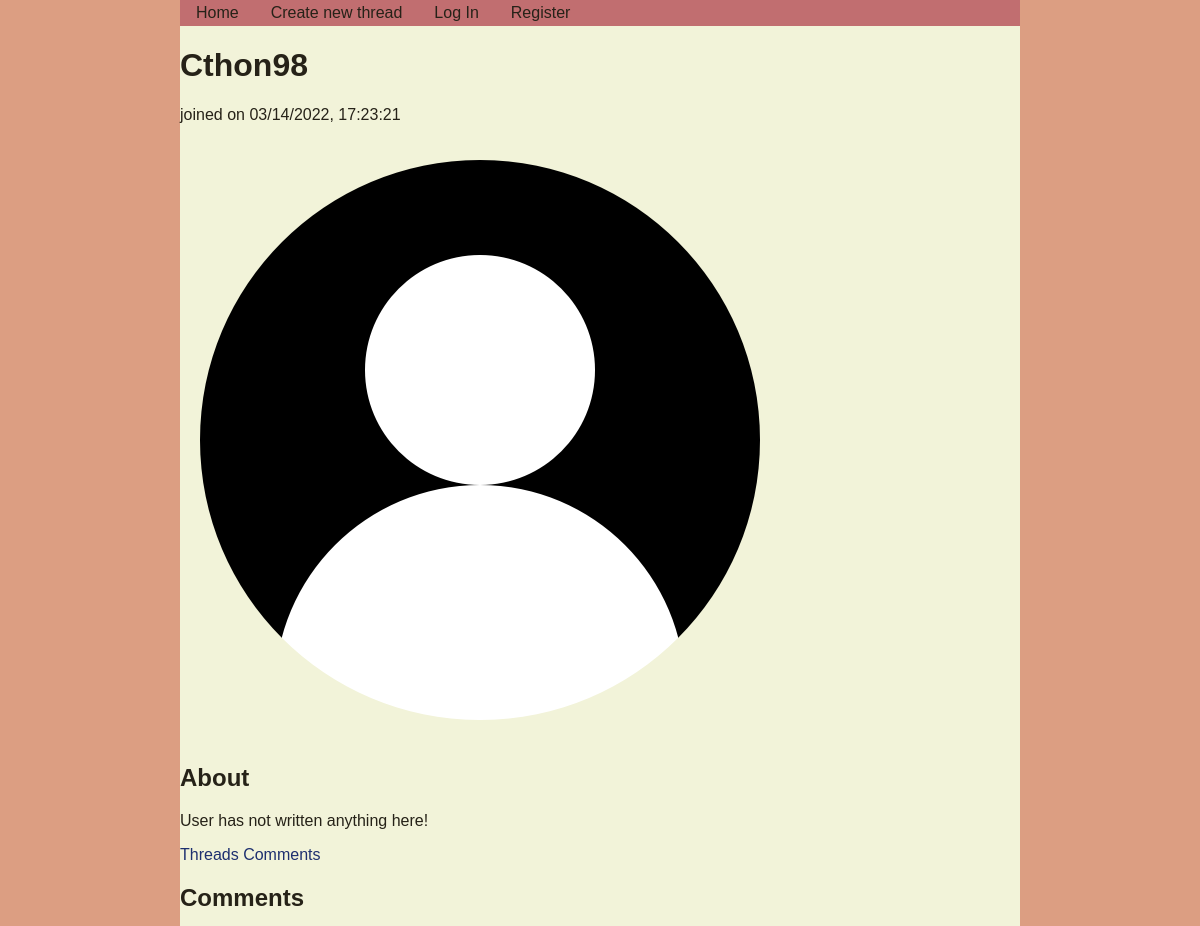
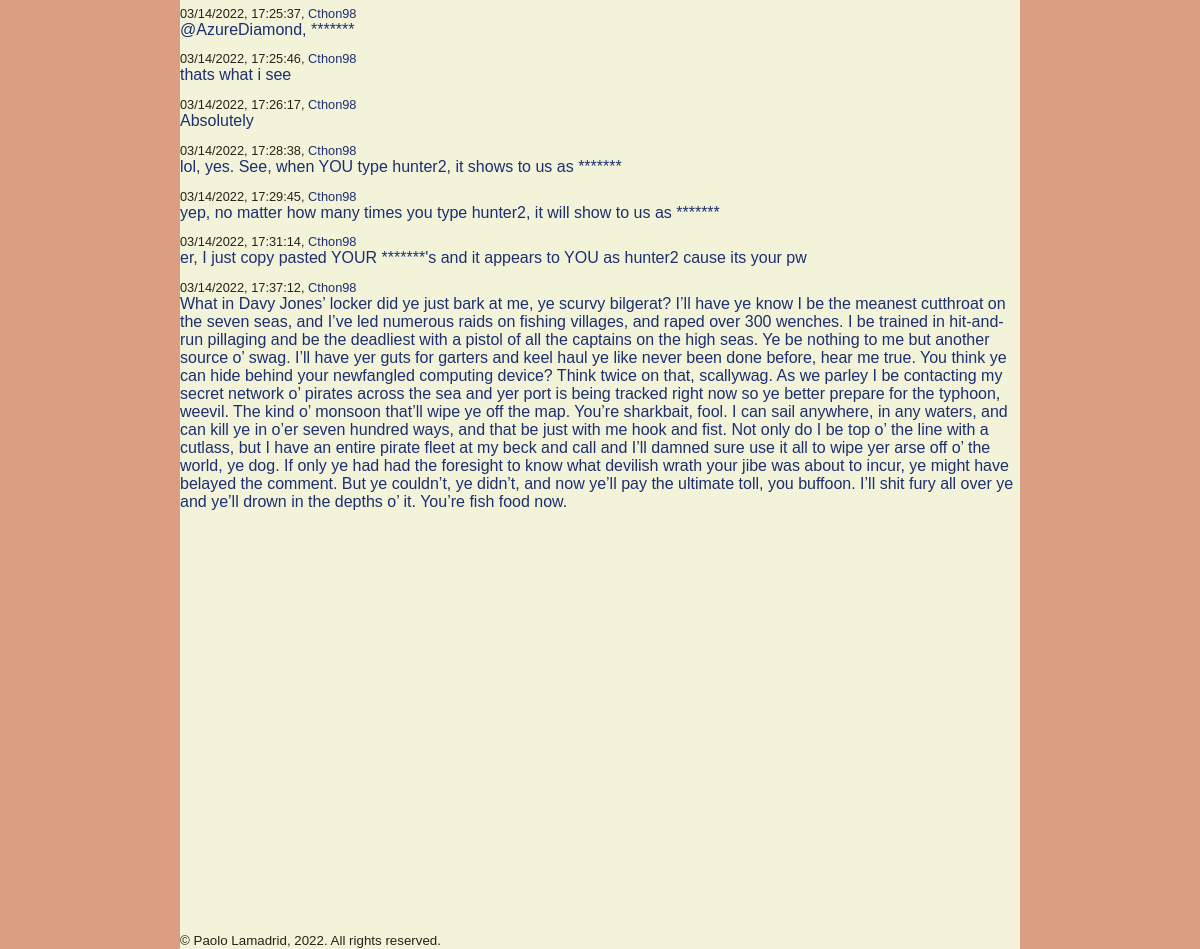
/user/Cthon98/comments, run on the app's committed database (2 pictures, top to bottom).
### tables this page shows
CREATE TABLE users
(
    username TEXT PRIMARY KEY,
    password_hash TEXT NOT NULL,
    is_admin INTEGER FALSE,
    date_created TEXT NOT NULL,
    about TEXT DEFAULT "",
    profile_image TEXT DEFAULT ""
);

CREATE TABLE comments
(
    comment_id INTEGER PRIMARY KEY AUTOINCREMENT,
    thread_id INTEGER NOT NULL,
    username TEXT NOT NULL,
    date_created TEXT NOT NULL,
    body TEXT NOT NULL
);

### user/views.py (the view)
@user_bp.route("/user/<username>/comments")
def user_comments(username):
    db = get_db()
    user_info = db.execute("""
        SELECT username, date_created, about, profile_image FROM users
        WHERE username = ?;
    """, (username,)).fetchone()
    comments = db.execute("""
        SELECT * FROM comments
        WHERE username = ?;
    """, (username,)).fetchall()
    return render_template("user_comments.html", user_info=user_info, comments=comments)

### app.py (called while the page is built)
@app.before_request
def load_logged_in_user():
    g.user = session.get("username", None)
    g.is_admin = session.get("is_admin", False)

### database.py (called while the page is built)
def get_db():
    if "db" not in g:
        g.db = sqlite3.connect(DATABASE,
            detect_types=sqlite3.PARSE_DECLTYPES
        )
        g.db.row_factory = sqlite3.Row
    return g.db

### user/templates/user/user_comments.html
{% extends 'user_profile.html' %}
{% block user_comments %}
<h2>Comments</h2>
{% for comment in comments %}
    <p class="comment_info">{{ comment["date_created"] }}, <a href="{{ url_for('user.user_profile', username=comment['username']) }}">{{ comment["username"] }}</a></p>
    <p class="comment_body"><a href="{{ url_for('thread.thread', thread_id=comment['thread_id']) }}">{{ comment["body"] }}</a></p>
{% endfor %}
{% endblock %}

### user/templates/user/user_profile.html (shortened to what this page needs)
{% extends 'base.html' %}
{% block main_content %}
<h1>{{ user_info["username"] }}</h1>
<p>joined on {{ user_info["date_created"] }}</p>
{% if user_info["profile_image"] %}
<img src="{{ url_for('static', filename='uploads/' + user_info['profile_image']) }}" alt="profile image" />
{% else %}
<img src="{{ url_for('static', filename='default.png') }}" alt="profile image" />
{% endif %}
<h2>About</h2>
{% if user_info["about"] %}
<p>{{ user_info["about"] }}</p>
{% else %}
<p>User has not written anything here!</p>
{% endif %}
<a href="{{ url_for('user.user_threads', username=user_info['username']) }}">Threads</a>
<a href="{{ url_for('user.user_comments', username=user_info['username']) }}">Comments</a>
{% block user_comments %}
{% endblock %}
{% endblock %}

### static/styles.css (style rules this page uses)
:root { font-size: 16px; --bgcolor: #DC9E82; --txtcolor: #262218; --bodycolor: #F2F3D9; --linkcolor: #1D2F6F; --warningcolor: #C1292E; --accentcolor: #C16E70; background-color: var(--bgcolor); }
body { background-color: var(--bodycolor); color: var(--txtcolor); font-family: 'Montserrat', Arial, sans-serif; font-size: 1rem; width: 70%; margin: auto auto; }
a { text-decoration: none; color: var(--linkcolor); }
.comment_info { font-size: 0.8rem; margin-bottom: 0; }
.comment_body { margin-top: 0; margin-bottom: 0; }

### data on the page
users: username "Cthon98", date_created "03/14/2022, 17:23:21"
comments: date_created "03/14/2022, 17:25:37", username "Cthon98", body "@AzureDiamond, *******"
comments: date_created "03/14/2022, 17:25:46", username "Cthon98", body "thats what i see"
comments: date_created "03/14/2022, 17:26:17", username "Cthon98", body "Absolutely"
comments: date_created "03/14/2022, 17:28:38", username "Cthon98", body "lol, yes. See, when YOU type hunter2, it shows to us as *******"
comments: date_created "03/14/2022, 17:29:45", username "Cthon98", body "yep, no matter how many times you type hunter2, it will show to us as *******"
comments: date_created "03/14/2022, 17:31:14", username "Cthon98", body "er, I just copy pasted YOUR *******'s and it appears to YOU as hunter2 cause its your pw"
comments: date_created "03/14/2022, 17:37:12", username "Cthon98", body "What in Davy Jones’ locker did ye just bark at me, ye scurvy bilgerat? I’ll have ye know I be the meanest cutthroat on the seven seas, and I’ve led numerous raids on fishing villages, and raped over 300 wenches. I be trained in hit-and-run pillaging and be the deadliest with a pistol of all the captains on the high seas. Ye be nothing to me but another source o’ swag. I’ll have yer guts for garters and keel haul ye like never been done before, hear me true. You think ye can hide behind your newfangled computing device? Think twice on that, scallywag. As we parley I be contacting my secret network o’ pirates across the sea and yer port is being tracked right now so ye better prepare for the…"
